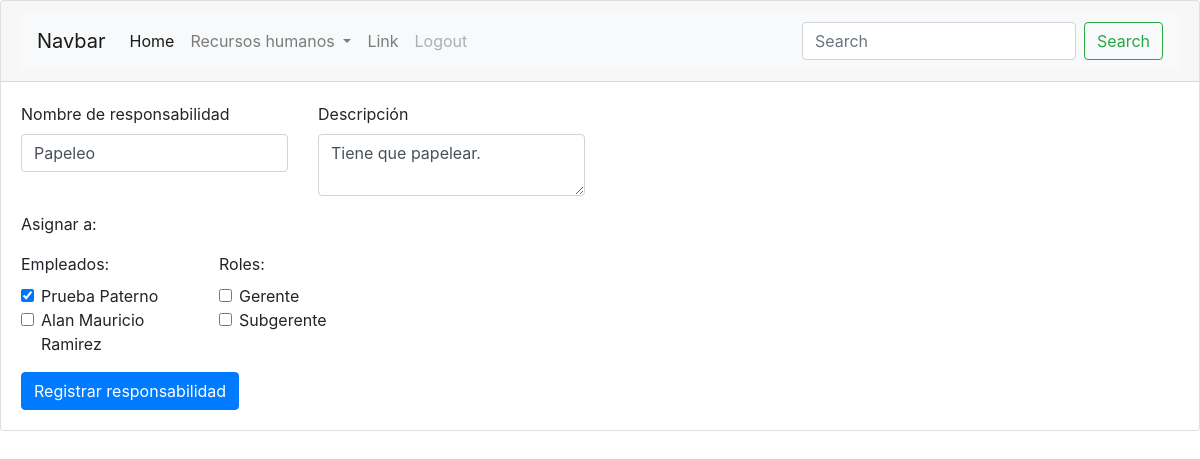
Screenshot of /RH/responsabilidades/edit/2 (signed in) with the database file from the repository.
### RH/models.py (models this page shows)
class Responsabilidad(models.Model):
	nombre=models.CharField(max_length=120)
	descripcion=models.TextField()
	empleados=models.ManyToManyField(Empleado,blank=True)
	roles=models.ManyToManyField(Rol,blank=True)

class Empleado(models.Model):
	nombre=models.CharField(max_length=120)
	apellido_paterno=models.CharField(max_length=120)
	apellido_materno=models.CharField(max_length=120,blank=True,null=True)
	fecha_de_nacimiento=models.DateTimeField(blank=True,null=True)
	fecha_de_alta=models.DateTimeField(default=timezone.now)
	rol=models.ForeignKey(Rol,on_delete=models.CASCADE)
	usuario=models.ForeignKey('auth.User',on_delete=models.CASCADE)

class Rol(models.Model):
	nombre=models.CharField(max_length=120)
	descripcion=models.TextField()

### RH/views.py (the view)
# urls.py: path('responsabilidades/edit/<int:pk>',views.responsabilidades_edit,name='r_edit'),
@login_required
def responsabilidades_edit(request,pk):
	r=Responsabilidad.objects.get(pk=pk)
	empleados=Empleado.objects.all()
	roles=Rol.objects.all()
	if request.method=="POST":
		r=get_object_or_404(Responsabilidad,pk=pk)
		form=ResponsabilidadForm(request.POST,instance=r)
		if form.is_valid():
			form.save()
			return responsabilidades_index(request)
	return render(request,'RH/responsabilidades_create.html',{'roles':roles,'empleados':empleados,'responsabilidad':r})

### RH/templates/RH/responsabilidades_create.html (shortened to what this page needs)
{% extends "base.html" %}
{% block content %}
  <form method="POST">
    <div class="row">
      <div class="form-group col-md-3">
        <label for="nombre">Nombre de responsabilidad</label>
        <input type="text" class="form-control" id="nombre" placeholder="Emcargado de limpieza, finanzas, etc. " name="nombre" value="{%firstof responsabilidad.nombre%}">
      </div>
      <div class="form-group col-md-3">
        <label for="descripcion">Descripción</label>
        <textarea class="form-control" id="descripcion" name="descripcion">{%firstof responsabilidad.descripcion%}</textarea>
      </div>
    </div>
    <div class="form-group row">
    	<label class="form-group col-12">Asignar a:</label>
	    <div class="col-sm-2">
	    	<label>Empleados:</label>
	    	{%for empleado in empleados%}
		    	<div class="form-check">
		    		<input class="form-check-input" type="checkbox" name="empleados" value="{{empleado.pk}}" id="defaultCheck1"
		    		{%if responsabilidad%}
		    			{%for e in responsabilidad.empleados.all%}
		    				{%ifequal empleado.pk e.pk%}
		    					 checked=""
		    				{%endifequal%}
		    			{%endfor%}
		    		{%endif%}
		    		>
				  <label class="form-check-label" for="defaultCheck1">
				    {{empleado.nombre}} {{empleado.apellido_paterno}}
				  </label>
				</div>
			{%endfor%}
		</div>
		<div class="col-sm-2">
			<label>Roles:</label>
			{%for rol in roles%}
		    	<div class="form-check">
				  <input class="form-check-input" type="checkbox" value="{{rol.pk}}" name="roles" id="defaultCheck1"
				    {%if responsabilidad%}
		    		{%endif%}
				  >
				  <label class="form-check-label" for="defaultCheck1">
				    {{rol.nombre}}
				  </label>
				</div>
			{%endfor%}
	    </div>
	</div>
    <button type="submit" class="btn btn-primary">Registrar responsabilidad</button>
  </form>
{% endblock content %}

### rows the page displays
Responsabilidad: nombre "Papeleo", descripcion "Tiene que papelear."
Empleado: nombre "Prueba", apellido_paterno "Paterno"
Empleado: nombre "Alan Mauricio", apellido_paterno "Ramirez"
Rol: nombre "Gerente"
Rol: nombre "Subgerente"
